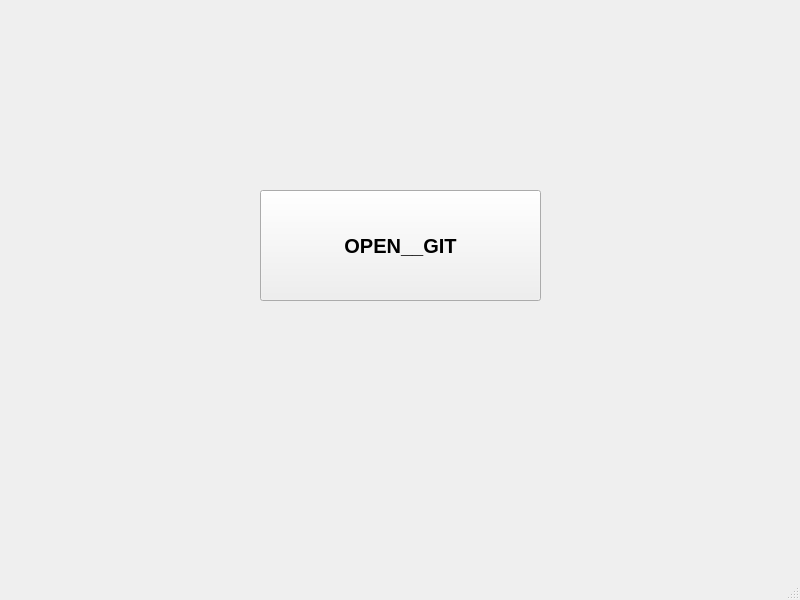
<?xml version="1.0" encoding="UTF-8"?>
<ui version="4.0">
 <class>MainWindow</class>
 <widget class="QMainWindow" name="MainWindow">
  <property name="geometry">
   <rect>
    <x>0</x>
    <y>0</y>
    <width>800</width>
    <height>600</height>
   </rect>
  </property>
  <property name="font">
   <font>
    <weight>75</weight>
    <bold>true</bold>
   </font>
  </property>
  <property name="windowTitle">
   <string>MainWindow</string>
  </property>
  <widget class="QWidget" name="centralwidget">
   <widget class="QPushButton" name="pushButton">
    <property name="geometry">
     <rect>
      <x>260</x>
      <y>190</y>
      <width>281</width>
      <height>111</height>
     </rect>
    </property>
    <property name="font">
     <font>
      <pointsize>15</pointsize>
      <weight>75</weight>
      <bold>true</bold>
     </font>
    </property>
    <property name="text">
     <string>OPEN__GIT</string>
    </property>
   </widget>
  </widget>
  <widget class="QMenuBar" name="menubar">
   <property name="geometry">
    <rect>
     <x>0</x>
     <y>0</y>
     <width>800</width>
     <height>21</height>
    </rect>
   </property>
  </widget>
  <widget class="QStatusBar" name="statusbar"/>
 </widget>
 <resources/>
 <connections/>
</ui>
